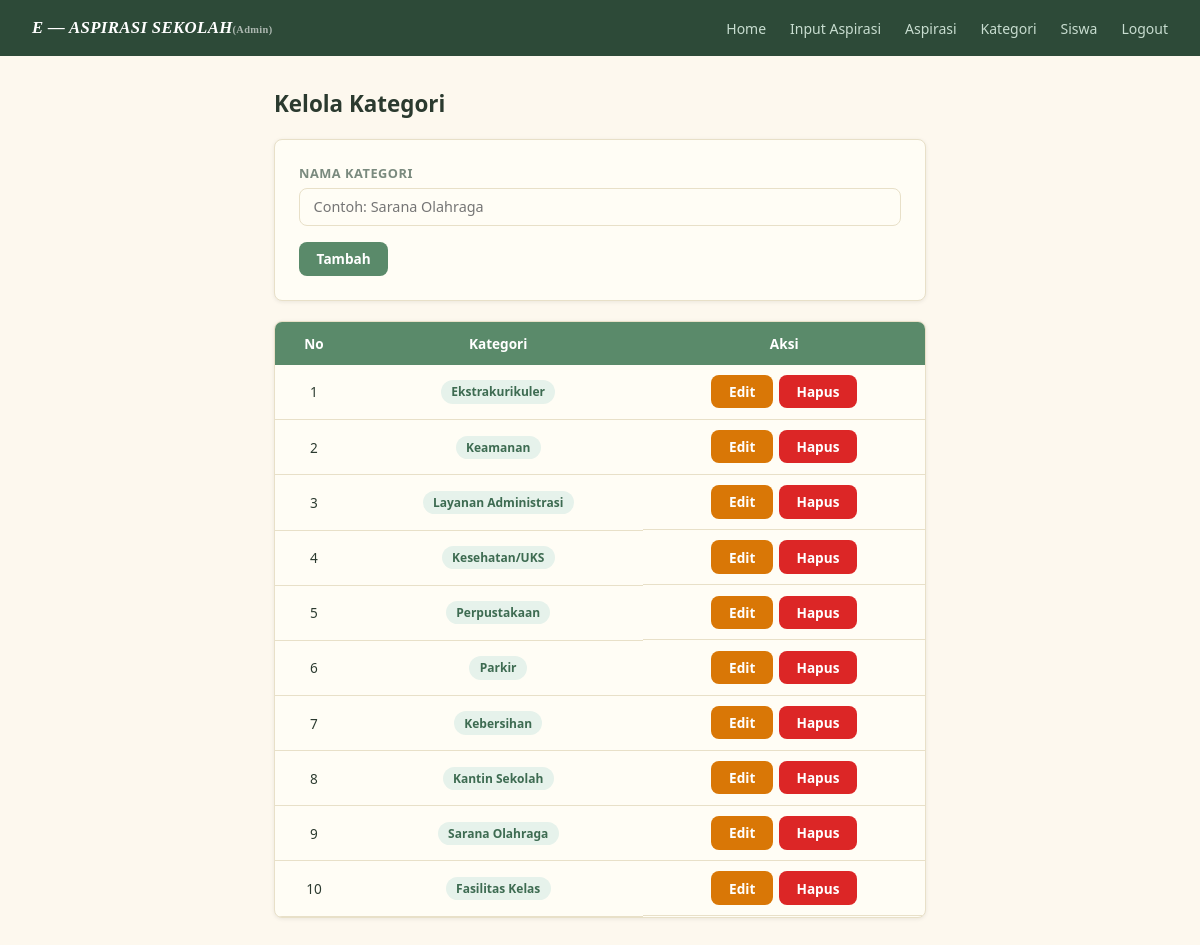
The page /views/kategori.php (signed in) on the database its author committed.
### tables this page shows
CREATE TABLE `kategori` (
  `id_kategori` int NOT NULL,
  `ket_kategori` varchar(30) NOT NULL
);

### views/kategori.php (the view, shortened to what this page needs)
<?php
require_once '../config/db.php';
$result = mysqli_query($conn, "SELECT * FROM kategori ORDER BY id_kategori DESC");
$kategori = [];
while ($row = mysqli_fetch_assoc($result)) {
  $kategori[] = $row;
}
?>
<!DOCTYPE html>
<html lang="id">
<head>
  <link rel="stylesheet" href="../css/style.css">
</head>
<body>
  <?php include '../includes/navbar.php'; ?>
  <div class="container" style="max-width:700px;">
    <div class="page-title">Kelola Kategori</div>
    <form method="POST" class="card" style="margin-bottom:1.25rem;">
      <div class="form-group">
        <label>Nama Kategori</label>
        <input type="text" name="keterangan" class="form-control"
          placeholder="Contoh: Sarana Olahraga" required>
      </div>
      <button type="submit" name="tambah" class="btn btn-primary">Tambah</button>
    </form>
    <div class="card" style="padding:0;overflow:hidden;">
      <div class="table-wrap">
        <table class="asp-table">
          <thead>
            <tr>
              <th>No</th>
              <th>Kategori</th>
              <th>Aksi</th>
            </tr>
          </thead>
          <tbody>
            <?php if (empty($kategori)): ?>
              <tr>
                <td colspan="3" style="text-align:center;">Belum ada kategori</td>
              </tr>
            <?php else: ?>
              <?php $no = 1;
              foreach ($kategori as $k): ?>
                <tr>
                  <td><?= $no++ ?></td>
                  <td>
                    <span class="badge-kat">
                      <?= htmlspecialchars($k['ket_kategori']) ?>
                    </span>
                  </td>
                  <td style="display:flex;gap:6px;justify-content:center;">
                    <button class="btn btn-warning"
                      onclick="openEdit(<?= $k['id_kategori'] ?>, '<?= htmlspecialchars($k['ket_kategori'], ENT_QUOTES) ?>')">
                      Edit
                    </button>
                    <button class="btn btn-danger"
                      onclick="openDelete(<?= $k['id_kategori'] ?>, '<?= htmlspecialchars($k['ket_kategori'], ENT_QUOTES) ?>')">
                      Hapus
                    </button>
                  </td>
                </tr>
              <?php endforeach; ?>
            <?php endif; ?>
          </tbody>
        </table>
      </div>
    </div>
  </div>
</body>
</html>

### css/style.css (style rules this page uses)
:root { --primary: #5a8a6a; --primary-dark: #3d6b51; --primary-light: #e6f2eb; --secondary: #8a9a8e; --bg: #fdf8ee; --bg-white: #fffdf5; --text-dark: #2b3a2f; --text-muted: #7a8a7e; --border: #e8e0c8; --nav-bg: #2d4a38; --nav-text: #c8ddd0; --success: #16a34a; --warning: #d97706; --info: #2563eb; --danger: #dc2626; --radius: 8px; --shadow: 0 1px 4px rgba(0, 0, 0, 0.08); --font: 'Segoe UI', sans-serif; --font-nav: Georgia, 'Times New Roman', serif; }
* { box-sizing: border-box; margin: 0; padding: 0; }
body { font-family: var(--font); background: var(--bg); color: var(--text-dark); font-size: 14px; display: flex; flex-direction: column; min-height: 100vh; }
.container { max-width: 1100px; margin: 0 auto; padding: 2rem 1.5rem; width: 100%; flex: 1 0 auto; }
.card { background: var(--bg-white); border: 1px solid var(--border); border-radius: var(--radius); padding: 1.5rem; box-shadow: var(--shadow); }
.btn { display: inline-block; padding: 0.45rem 1.1rem; border-radius: var(--radius); border: none; cursor: pointer; font-family: var(--font); font-size: 0.85rem; font-weight: 600; text-decoration: none; transition: opacity 0.2s, transform 0.1s; }
.btn-primary { background: var(--primary); color: #fff; }
.btn-danger { background: var(--danger); color: #fff; }
.btn-warning { background: var(--warning); color: #fff; }
.form-group { margin-bottom: 1rem; }
.form-group label { display: block; font-size: 0.8rem; font-weight: 600; color: var(--text-muted); margin-bottom: 0.35rem; text-transform: uppercase; letter-spacing: 0.04em; }
.form-control { width: 100%; padding: 0.55rem 0.85rem; border: 1px solid var(--border); border-radius: var(--radius); font-family: var(--font); font-size: 0.9rem; color: var(--text-dark); background: var(--bg-white); outline: none; transition: border-color 0.2s; }
.table-wrap { overflow-x: auto; }
table { width: 100%; border-collapse: collapse; font-size: 0.85rem; }
thead tr { background: var(--primary); color: #fff; }
thead th { padding: 0.75rem 0.9rem; text-align: center; font-weight: 600; white-space: nowrap; }
tbody td { padding: 0.65rem 0.9rem; border-bottom: 1px solid var(--border); text-align: center; vertical-align: middle; }
.page-title { font-size: 1.4rem; font-weight: 700; color: var(--text-dark); margin-bottom: 1.25rem; }
.asp-table { width: 100%; }
.badge-kat { display: inline-block; background: var(--primary-light); color: var(--primary-dark); font-size: 0.75rem; font-weight: 600; padding: 0.2rem 0.65rem; border-radius: 100px; white-space: nowrap; }

### rows shown on the page
kategori: ket_kategori "Ekstrakurikuler"
kategori: ket_kategori "Keamanan"
kategori: ket_kategori "Layanan Administrasi"
kategori: ket_kategori "Kesehatan/UKS"
kategori: ket_kategori "Perpustakaan"
kategori: ket_kategori "Parkir"
kategori: ket_kategori "Kebersihan"
kategori: ket_kategori "Kantin Sekolah"
kategori: ket_kategori "Sarana Olahraga"
kategori: ket_kategori "Fasilitas Kelas"
